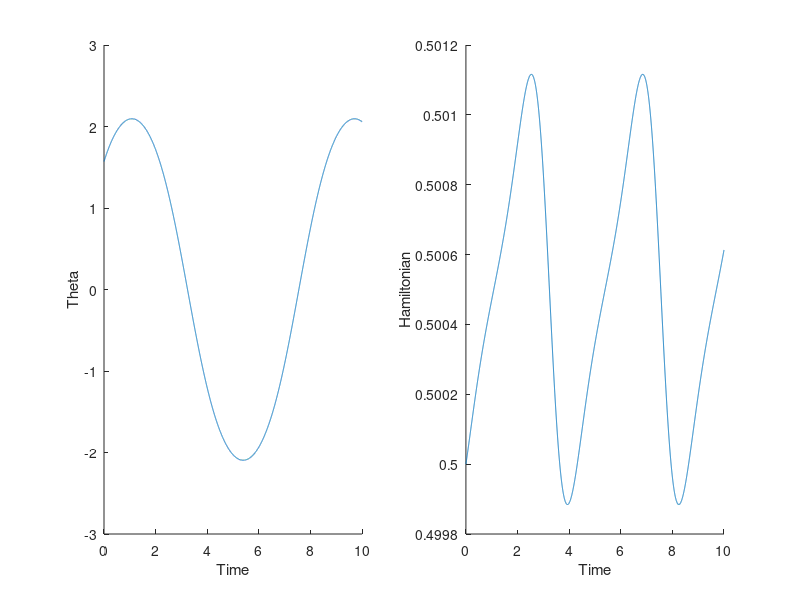

Source code (MATLAB):
theta0 = pi/2; v0 = 1;
T = 10;
dt = 1e-3; nsteps = T/dt;
T_ticks = linspace(0,T,nsteps+1);

H = @(theta, v) v^2/2 - cos(theta);

%Initialize & store the variables
thetas = zeros(1,nsteps+1); vs = zeros(1,nsteps+1); Hs = zeros(1,nsteps+1);
theta = theta0; v = v0;
thetas(1) = theta; vs(1) = v;
Hs(1) = H(theta,v);

method = 'Method 2'
if strcmp(method,'Method 1')
    %Method 1
    for t=1:nsteps
        %Update the variables
        theta_next = theta + dt*v;
        v = v - dt*sin(theta);
        theta = theta_next;
        %Store the variables
        thetas(t+1) = theta; vs(t+1) = v;
        %Calculate & store the hamiltonian
        Hs(t+1) = H(theta,v);
    end
elseif strcmp(method,'Method 2')
    %Method 2
    for t=1:nsteps
        %Update the variables
        theta = theta + dt*v;
        v = v - dt*sin(theta);
        %Store the variables
        thetas(t+1) = theta; vs(t+1) = v;
        %Calculate & store the hamiltonian
        Hs(t+1) = H(theta,v);
    end
end

%Plot the results
subplot(1,2,1)
hold on;
plot(T_ticks, thetas)
xlabel('Time')
ylabel('Theta')
hold off;
subplot(1,2,2)
hold on;
plot(T_ticks, Hs)
xlabel('Time')
ylabel('Hamiltonian')
hold off;

